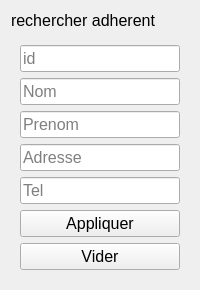
                <widget class="QWidget" name="searchmember">
                 <layout class="QVBoxLayout" name="verticalLayout_28">
                  <item alignment="Qt::AlignTop">
                   <widget class="QLabel" name="label_12">
                    <property name="font">
                     <font>
                      <pointsize>12</pointsize>
                     </font>
                    </property>
                    <property name="text">
                     <string>rechercher adherent</string>
                    </property>
                   </widget>
                  </item>
                  <item>
                   <widget class="QWidget" name="widget_12" native="true">
                    <property name="sizePolicy">
                     <sizepolicy hsizetype="Preferred" vsizetype="Expanding">
                      <horstretch>0</horstretch>
                      <verstretch>0</verstretch>
                     </sizepolicy>
                    </property>
                    <property name="autoFillBackground">
                     <bool>false</bool>
                    </property>
                    <layout class="QVBoxLayout" name="verticalLayout_29">
                     <item>
                      <widget class="QLineEdit" name="searchMemberid">
                       <property name="font">
                        <font>
                         <pointsize>12</pointsize>
                        </font>
                       </property>
                       <property name="placeholderText">
                        <string>id</string>
                       </property>
                      </widget>
                     </item>
                     <item>
                      <widget class="QLineEdit" name="searchMemberNom">
                       <property name="font">
                        <font>
                         <pointsize>12</pointsize>
                        </font>
                       </property>
                       <property name="placeholderText">
                        <string>Nom</string>
                       </property>
                      </widget>
                     </item>
                     <item>
                      <widget class="QLineEdit" name="searchMemberPrenom">
                       <property name="font">
                        <font>
                         <pointsize>12</pointsize>
                        </font>
                       </property>
                       <property name="placeholderText">
                        <string>Prenom</string>
                       </property>
                      </widget>
                     </item>
                     <item>
                      <widget class="QLineEdit" name="searchMemberAdresse">
                       <property name="font">
                        <font>
                         <pointsize>12</pointsize>
                        </font>
                       </property>
                       <property name="placeholderText">
                        <string>Adresse</string>
                       </property>
                      </widget>
                     </item>
                     <item>
                      <widget class="QLineEdit" name="searchMemberTel">
                       <property name="font">
                        <font>
                         <pointsize>12</pointsize>
                        </font>
                       </property>
                       <property name="placeholderText">
                        <string>Tel</string>
                       </property>
                      </widget>
                     </item>
                     <item>
                      <widget class="QPushButton" name="MemberApplyFilter">
                       <property name="font">
                        <font>
                         <pointsize>12</pointsize>
                        </font>
                       </property>
                       <property name="cursor">
                        <cursorShape>PointingHandCursor</cursorShape>
                       </property>
                       <property name="text">
                        <string>Appliquer</string>
                       </property>
                       <property name="icon">
                        <iconset resource="QSS/QSS_Resources.qrc">
                         <normaloff>:/icons/Icons/check.png</normaloff>:/icons/Icons/check.png</iconset>
                       </property>
                       <property name="iconSize">
                        <size>
                         <width>24</width>
                         <height>24</height>
                        </size>
                       </property>
                      </widget>
                     </item>
                     <item>
                      <widget class="QPushButton" name="MemberClearFilter">
                       <property name="font">
                        <font>
                         <pointsize>12</pointsize>
                        </font>
                       </property>
                       <property name="cursor">
                        <cursorShape>PointingHandCursor</cursorShape>
                       </property>
                       <property name="text">
                        <string>Vider</string>
                       </property>
                       <property name="icon">
                        <iconset resource="QSS/QSS_Resources.qrc">
                         <normaloff>:/icons/Icons/x.png</normaloff>:/icons/Icons/x.png</iconset>
                       </property>
                       <property name="iconSize">
                        <size>
                         <width>24</width>
                         <height>24</height>
                        </size>
                       </property>
                      </widget>
                     </item>
                    </layout>
                   </widget>
                  </item>
                 </layout>
                </widget>
